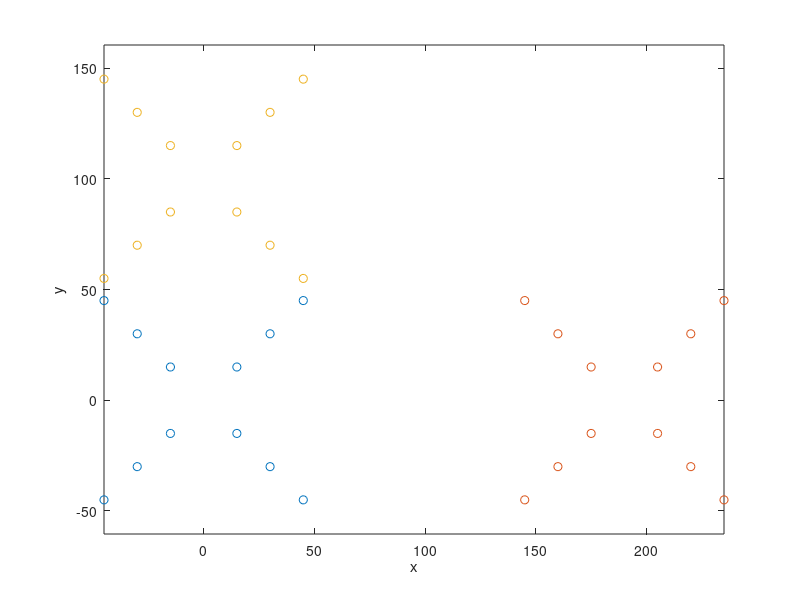

Write the MATLAB code that produced this figure.

clear all; close all; clc;
%% QlSet Model
l = 15;

Ql =[	+l		+l		0	;
		+l		-l		0	;
		-l		-l		0	;
		-l		+l		0	;
		+2*l	+2*l	0	;
		+2*l	-2*l	0	;
		-2*l	-2*l	0	;
		-2*l	+2*l	0	;
		+3*l	+3*l	0	;
		+3*l	-3*l	0	;
		-3*l	-3*l	0	;
		-3*l	+3*l	0	;
	];

centerQl(1,:) = [0			0		0];
centerQl(2,:) = [12*l+10	0		0] + centerQl(1,:);
centerQl(3,:) = [0			6*l+10	0] + centerQl(1,:);

QlSet = zeros(12,3,3);
for i=1:3
	for j=1:12
		QlSet(j,:,i)=Ql(j,:)+centerQl(i,:);
	end
	plot(QlSet(:,1,i),QlSet(:,2,i),'o'); hold on;
end
xlabel('x')
ylabel('y')
axis equal;
hold off;

%% Print to file or cmdline in c language format

varName = 'object';

template = '%s[%d][%d] = %d;\n';


indice = 0;
for i=1:3
	fprintf('//QlSet%d\n',i-1);	
	for j=1:12
			fprintf(template,varName,indice,0,QlSet(j,1,i));
			fprintf(template,varName,indice,1,QlSet(j,2,i));
			fprintf(template,varName,indice,2,QlSet(j,3,i));
			indice=indice+1;
	end
end
